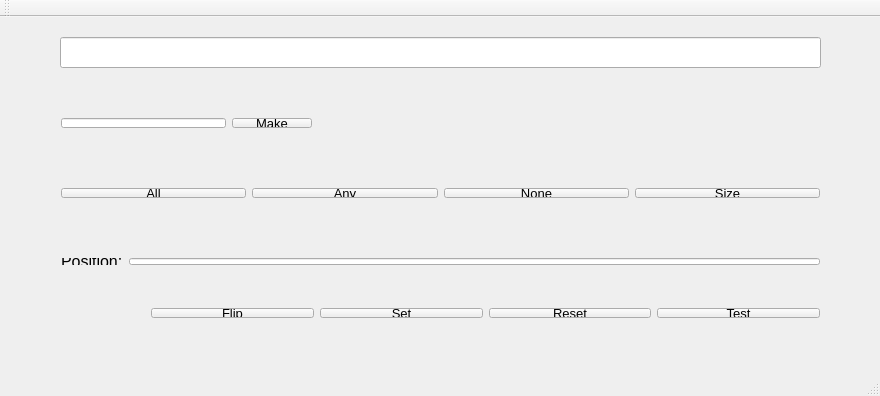
<?xml version="1.0" encoding="UTF-8"?>
<ui version="4.0">
 <class>MainWindowClass</class>
 <widget class="QMainWindow" name="MainWindowClass">
  <property name="geometry">
   <rect>
    <x>0</x>
    <y>0</y>
    <width>880</width>
    <height>396</height>
   </rect>
  </property>
  <property name="windowTitle">
   <string>MainWindow</string>
  </property>
  <widget class="QWidget" name="centralWidget">
   <widget class="QLineEdit" name="bitset">
    <property name="geometry">
     <rect>
      <x>60</x>
      <y>20</y>
      <width>761</width>
      <height>31</height>
     </rect>
    </property>
    <property name="font">
     <font>
      <pointsize>12</pointsize>
     </font>
    </property>
    <property name="readOnly">
     <bool>true</bool>
    </property>
   </widget>
   <widget class="QWidget" name="">
    <property name="geometry">
     <rect>
      <x>50</x>
      <y>160</y>
      <width>781</width>
      <height>32</height>
     </rect>
    </property>
    <layout class="QHBoxLayout" name="horizontalLayout">
     <item>
      <widget class="QPushButton" name="All">
       <property name="font">
        <font>
         <pointsize>10</pointsize>
        </font>
       </property>
       <property name="text">
        <string>All</string>
       </property>
      </widget>
     </item>
     <item>
      <widget class="QPushButton" name="Any">
       <property name="font">
        <font>
         <pointsize>10</pointsize>
        </font>
       </property>
       <property name="text">
        <string>Any</string>
       </property>
      </widget>
     </item>
     <item>
      <widget class="QPushButton" name="None">
       <property name="font">
        <font>
         <pointsize>10</pointsize>
        </font>
       </property>
       <property name="text">
        <string>None</string>
       </property>
      </widget>
     </item>
     <item>
      <widget class="QPushButton" name="Size">
       <property name="font">
        <font>
         <pointsize>10</pointsize>
        </font>
       </property>
       <property name="text">
        <string>Size</string>
       </property>
      </widget>
     </item>
    </layout>
   </widget>
   <widget class="QWidget" name="">
    <property name="geometry">
     <rect>
      <x>50</x>
      <y>230</y>
      <width>781</width>
      <height>29</height>
     </rect>
    </property>
    <layout class="QHBoxLayout" name="horizontalLayout_2">
     <item>
      <widget class="QLabel" name="label">
       <property name="font">
        <font>
         <pointsize>12</pointsize>
        </font>
       </property>
       <property name="text">
        <string>Position:</string>
       </property>
      </widget>
     </item>
     <item>
      <widget class="QLineEdit" name="getPos">
       <property name="font">
        <font>
         <pointsize>10</pointsize>
        </font>
       </property>
       <property name="inputMask">
        <string>9999</string>
       </property>
      </widget>
     </item>
    </layout>
   </widget>
   <widget class="QWidget" name="">
    <property name="geometry">
     <rect>
      <x>140</x>
      <y>280</y>
      <width>691</width>
      <height>32</height>
     </rect>
    </property>
    <layout class="QHBoxLayout" name="horizontalLayout_3">
     <item>
      <widget class="QPushButton" name="Flip">
       <property name="font">
        <font>
         <pointsize>10</pointsize>
        </font>
       </property>
       <property name="text">
        <string>Flip</string>
       </property>
      </widget>
     </item>
     <item>
      <widget class="QPushButton" name="Set">
       <property name="font">
        <font>
         <pointsize>10</pointsize>
        </font>
       </property>
       <property name="text">
        <string>Set</string>
       </property>
      </widget>
     </item>
     <item>
      <widget class="QPushButton" name="Reset">
       <property name="font">
        <font>
         <pointsize>10</pointsize>
        </font>
       </property>
       <property name="text">
        <string>Reset</string>
       </property>
      </widget>
     </item>
     <item>
      <widget class="QPushButton" name="Test">
       <property name="font">
        <font>
         <pointsize>10</pointsize>
        </font>
       </property>
       <property name="text">
        <string>Test</string>
       </property>
      </widget>
     </item>
    </layout>
   </widget>
   <widget class="QWidget" name="">
    <property name="geometry">
     <rect>
      <x>50</x>
      <y>90</y>
      <width>273</width>
      <height>32</height>
     </rect>
    </property>
    <layout class="QHBoxLayout" name="horizontalLayout_4">
     <item>
      <widget class="QLineEdit" name="get">
       <property name="font">
        <font>
         <pointsize>10</pointsize>
        </font>
       </property>
       <property name="inputMask">
        <string>99999</string>
       </property>
      </widget>
     </item>
     <item>
      <widget class="QPushButton" name="Make">
       <property name="font">
        <font>
         <pointsize>10</pointsize>
        </font>
       </property>
       <property name="text">
        <string>Make</string>
       </property>
      </widget>
     </item>
    </layout>
   </widget>
  </widget>
  <widget class="QMenuBar" name="menuBar">
   <property name="geometry">
    <rect>
     <x>0</x>
     <y>0</y>
     <width>880</width>
     <height>26</height>
    </rect>
   </property>
  </widget>
  <widget class="QToolBar" name="mainToolBar">
   <attribute name="toolBarArea">
    <enum>TopToolBarArea</enum>
   </attribute>
   <attribute name="toolBarBreak">
    <bool>false</bool>
   </attribute>
  </widget>
  <widget class="QStatusBar" name="statusBar"/>
 </widget>
 <layoutdefault spacing="6" margin="11"/>
 <resources>
  <include location="mainwindow.qrc"/>
 </resources>
 <connections/>
</ui>
